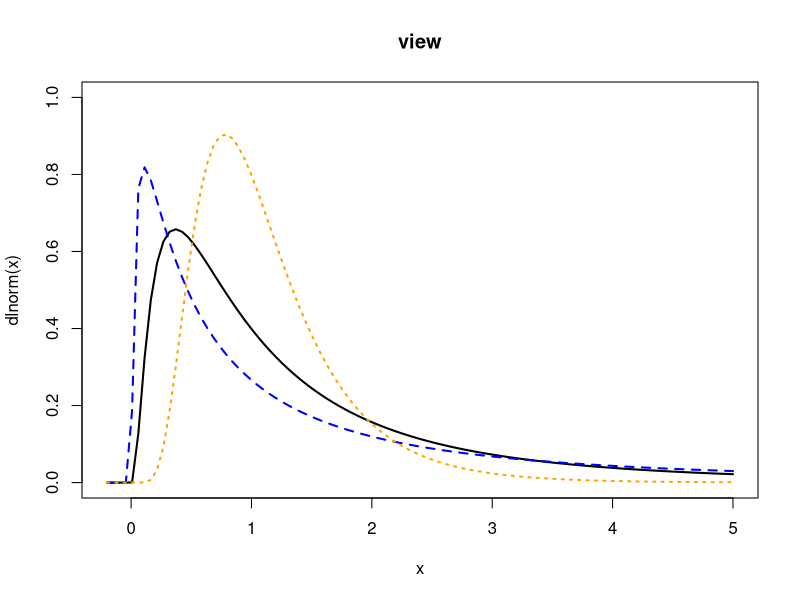

Source code (R):
curve(dlnorm(x),xlim = c(-0.2,5),ylim=c(0,1.0),lwd=2)
curve(dlnorm(x,0,3/2),add=T,col='blue',lwd = 2,lty=2)
curve(dlnorm(x,0,1/2),add=T,col='orange',lwd = 2,lty=3)
title("view")